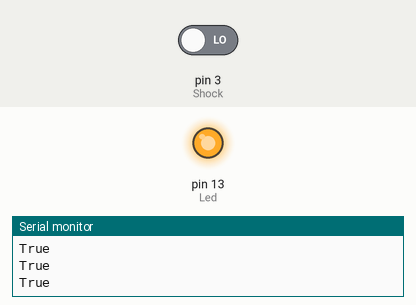
Recording of a sketch running on a simulated Arduino Uno, built with avr-gcc and run on an emulated ATmega328P. Shown: output pins drawn as LEDs (lit = HIGH), the last lines printed to the serial monitor. The test bench sets the inputs (shaded band); at power-on: pin 3 (Shock) LOW.

Above: at 2.8 s.
2.9 s: pin 3 (Shock) driven HIGH
At 4.2 s:
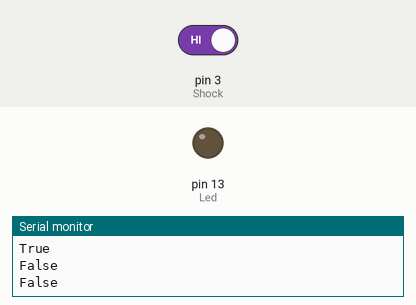
4.5 s: pin 3 (Shock) driven LOW
At 5.7 s:
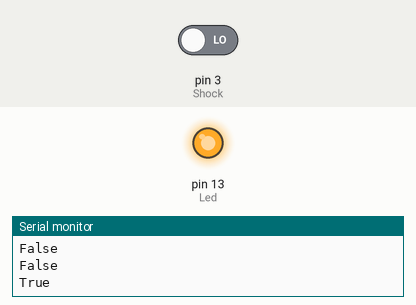
Timing chart, 0 to 7.5 s (numbered marks = the images above; inputs shaded):
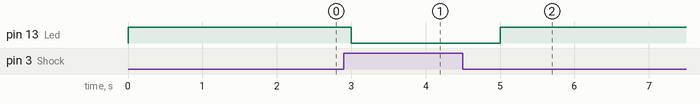

Measured:
- after the input at 2.9 s, pin 13 (Led): HIGH → LOW after 0.10 s
- after the input at 4.5 s, pin 13 (Led): LOW → HIGH after 0.50 s

The sketch:

Knock_Sensor_Module.ino
```cpp
/*

Code for Knock Sensor Module

Wiring

Sensor       Arduino
- ---------> GND
Middle ----> 5V
S ---------> Digital Pin 3


*/
int Led = 13;
int Shock = 3;
int val;

void setup () {
  pinMode (Led, OUTPUT);
  pinMode (Shock, INPUT);
  Serial.begin(9600);
}

void loop () {
  val = digitalRead(Shock);

  if(val == HIGH) {
    digitalWrite(Led, LOW);
    Serial.println("False");
  }

  else {
    digitalWrite(Led, HIGH);
    Serial.println("True");
  }
  delay(1000);
}
```
